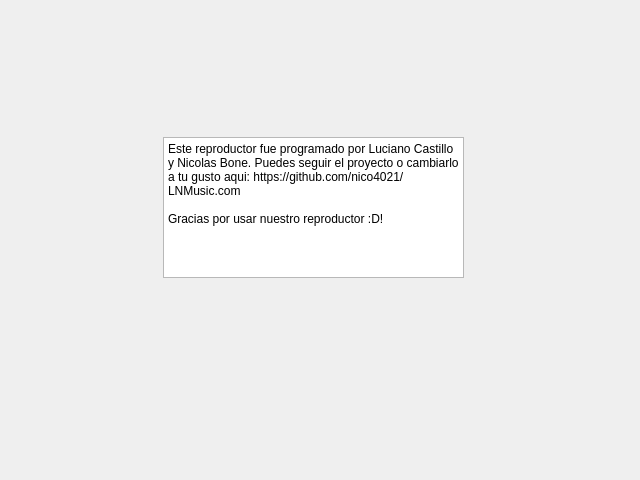
<?xml version="1.0" encoding="UTF-8"?>
<ui version="4.0">
 <class>Dialog</class>
 <widget class="QDialog" name="Dialog">
  <property name="geometry">
   <rect>
    <x>0</x>
    <y>0</y>
    <width>640</width>
    <height>480</height>
   </rect>
  </property>
  <property name="windowTitle">
   <string>Dialog</string>
  </property>
  <widget class="QPlainTextEdit" name="plainTextEdit">
   <property name="geometry">
    <rect>
     <x>163</x>
     <y>137</y>
     <width>301</width>
     <height>141</height>
    </rect>
   </property>
   <property name="plainText">
    <string>Este reproductor fue programado por Luciano Castillo y Nicolas Bone. Puedes seguir el proyecto o cambiarlo a tu gusto aqui: https://github.com/nico4021/LNMusic.com

Gracias por usar nuestro reproductor :D!</string>
   </property>
  </widget>
 </widget>
 <resources/>
 <connections/>
</ui>
